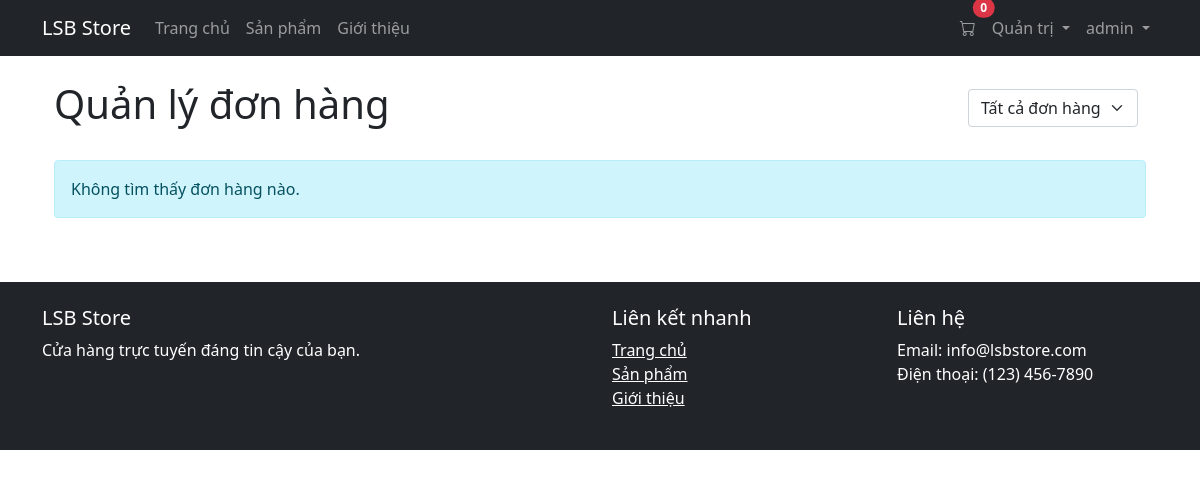
The app's page /order/admin (signed in), older data.
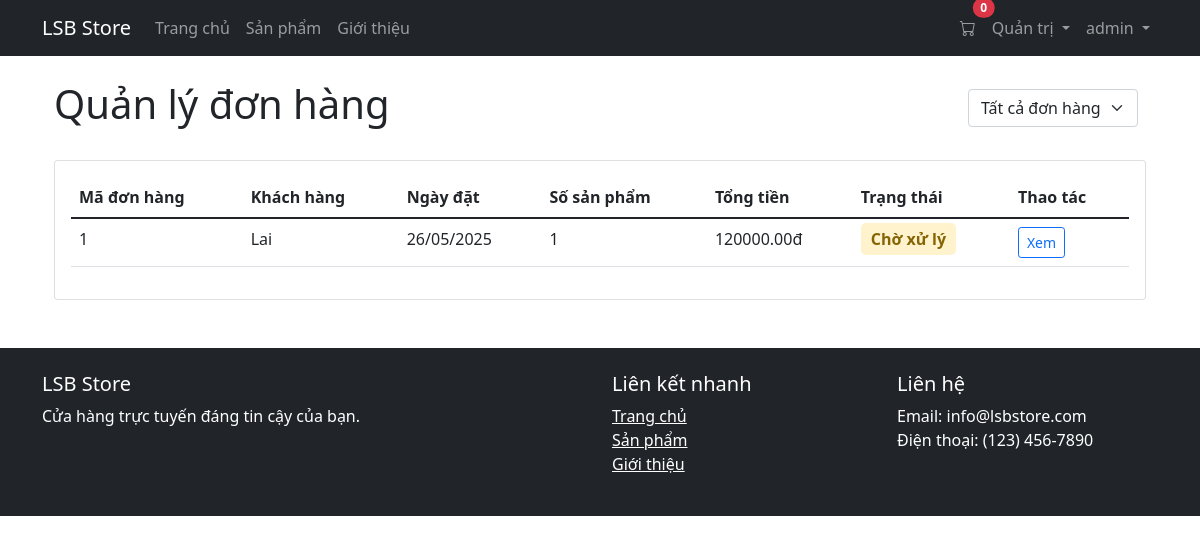
The same page, newer data.
### app/models/order.py (models this page shows, shortened)
class Order(db.Model):
    __tablename__ = 'orders'
    id = db.Column(db.Integer, primary_key=True)
    user_id = db.Column(db.Integer, db.ForeignKey('users.id'), nullable=False)
    created_at = db.Column(db.DateTime, index=True, default=datetime.utcnow)
    status = db.Column(db.String(20), default='pending')
    total_amount = db.Column(db.Float, nullable=False)
    shipping_address = db.Column(db.Text, nullable=False)
    payment_method = db.Column(db.String(50), nullable=False)
    items = db.relationship('OrderItem', backref='order', lazy='dynamic')

### app/models/user.py (models this page shows, shortened)
class User(UserMixin, db.Model):
    __tablename__ = 'users'
    id = db.Column(db.Integer, primary_key=True)
    username = db.Column(db.String(64), index=True, unique=True, nullable=False)
    email = db.Column(db.String(120), index=True, unique=True, nullable=False)
    password_hash = db.Column(db.String(128))
    is_admin = db.Column(db.Boolean, default=False)
    orders = db.relationship('Order', backref='customer', lazy='dynamic')
    reviews = db.relationship('Review', backref='author', lazy='dynamic')
    cart_items = db.relationship('CartItem', backref='user', lazy='dynamic')

### app/controllers/order_controller.py (the view)
@order_bp.route('/admin')
@login_required
def admin_orders():
    if not current_user.is_admin:
        flash('You do not have permission to access this page', 'danger')
        return redirect(url_for('home.index'))
    status = request.args.get('status', 'all')
    query = Order.query
    if status != 'all':
        query = query.filter_by(status=status)
    orders = query.order_by(Order.created_at.desc()).all()
    return render_template('admin/orders.html', orders=orders, status=status)

### app/models/user.py (called while the page is built)
@login_manager.user_loader
def load_user(id):
    return User.query.get(int(id))

### app/templates/admin/orders.html (shortened to what this page needs)
{% extends "base.html" %}
{% block content %}
<div class="container">
    <div class="d-flex justify-content-between align-items-center mb-4">
        <h1>Quản lý đơn hàng</h1>
        <div>
            <form class="d-flex" method="GET" action="{{ url_for('order.admin_orders') }}">
                <select class="form-select me-2" name="status" onchange="this.form.submit()">
                    <option value="all" {% if status == 'all' %}selected{% endif %}>Tất cả đơn hàng</option>
                </select>
            </form>
        </div>
    </div>
    {% if orders %}
    <div class="card">
        <div class="card-body">
            <table class="table">
                <thead>
                    <tr>
                        <th>Mã đơn hàng</th>
                        <th>Khách hàng</th>
                        <th>Ngày đặt</th>
                        <th>Số sản phẩm</th>
                        <th>Tổng tiền</th>
                        <th>Trạng thái</th>
                        <th>Thao tác</th>
                    </tr>
                </thead>
                <tbody>
                    {% for order in orders %}
                    <tr>
                        <td>{{ order.id }}</td>
                        <td>{{ order.customer.username }}</td>
                        <td>{{ order.created_at.strftime('%d/%m/%Y') }}</td>
                        <td>{{ order.items.count() }}</td>
                        <td>{{ "%.2f"|format(order.total_amount) }}đ</td>
                        <td>
                            <span class="order-status status-{{ order.status }}">
                                {% if order.status == 'pending' %}
                                    Chờ xử lý
                                {% elif order.status == 'processing' %}
                                    Đang xử lý
                                {% elif order.status == 'shipped' %}
                                    Đang giao hàng
                                {% elif order.status == 'delivered' %}
                                    Đã giao hàng
                                {% elif order.status == 'cancelled' %}
                                    Đã hủy
                                {% endif %}
                            </span>
                        </td>
                        <td>
                            <a href="{{ url_for('order.order_detail', id=order.id) }}" class="btn btn-sm btn-outline-primary">Xem</a>
                        </td>
                    </tr>
                    {% endfor %}
                </tbody>
            </table>
        </div>
    </div>
    {% else %}
    <div class="alert alert-info">
        Không tìm thấy đơn hàng nào.
    </div>
    {% endif %}
</div>
{% endblock %}

Row changes from the older to the newer data that the page shows:
added Order: id "1", customer.username "Lai", created_at "26/05/2025", items.count "1", total_amount "120000.00", status "Chờ xử lý"
Text that changed along with them:
text no longer shown: "Không tìm thấy đơn hàng nào."
text now shown: "Mã đơn hàng Khách hàng Ngày đặt Số sản phẩm Tổng tiền Trạng thái Thao tác"
